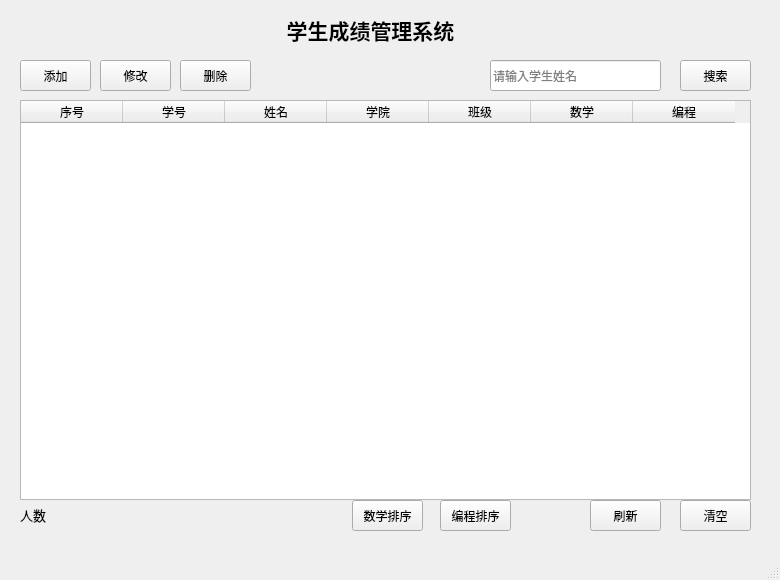
<?xml version="1.0" encoding="UTF-8"?>
<ui version="4.0">
 <class>MainWindow</class>
 <widget class="QMainWindow" name="MainWindow">
  <property name="geometry">
   <rect>
    <x>0</x>
    <y>0</y>
    <width>780</width>
    <height>580</height>
   </rect>
  </property>
  <property name="minimumSize">
   <size>
    <width>780</width>
    <height>580</height>
   </size>
  </property>
  <property name="maximumSize">
   <size>
    <width>780</width>
    <height>580</height>
   </size>
  </property>
  <property name="windowTitle">
   <string>学生成绩管理系统</string>
  </property>
  <property name="windowIcon">
   <iconset resource="res.qrc">
    <normaloff>:/Resource/icon.ico</normaloff>:/Resource/icon.ico</iconset>
  </property>
  <property name="styleSheet">
   <string notr="true"/>
  </property>
  <widget class="QWidget" name="centralwidget">
   <widget class="QLabel" name="label">
    <property name="geometry">
     <rect>
      <x>250</x>
      <y>10</y>
      <width>241</width>
      <height>41</height>
     </rect>
    </property>
    <property name="text">
     <string>&lt;html&gt;&lt;head/&gt;&lt;body&gt;&lt;p&gt;&lt;span style=&quot; font-size:16pt; font-weight:700;&quot;&gt;学生成绩管理系统&lt;/span&gt;&lt;/p&gt;&lt;/body&gt;&lt;/html&gt;</string>
    </property>
    <property name="alignment">
     <set>Qt::AlignCenter</set>
    </property>
   </widget>
   <widget class="QStackedWidget" name="stackedWidget">
    <property name="geometry">
     <rect>
      <x>0</x>
      <y>50</y>
      <width>841</width>
      <height>511</height>
     </rect>
    </property>
    <property name="styleSheet">
     <string notr="true">background image(:/Resource/background.png)</string>
    </property>
    <property name="currentIndex">
     <number>1</number>
    </property>
    <widget class="QWidget" name="page"/>
    <widget class="QWidget" name="page_2">
     <widget class="QTableWidget" name="tableWidget">
      <property name="geometry">
       <rect>
        <x>20</x>
        <y>50</y>
        <width>731</width>
        <height>400</height>
       </rect>
      </property>
      <property name="styleSheet">
       <string notr="true"/>
      </property>
      <attribute name="horizontalHeaderDefaultSectionSize">
       <number>102</number>
      </attribute>
      <column>
       <property name="text">
        <string>序号</string>
       </property>
      </column>
      <column>
       <property name="text">
        <string>学号</string>
       </property>
      </column>
      <column>
       <property name="text">
        <string>姓名</string>
       </property>
      </column>
      <column>
       <property name="text">
        <string>学院</string>
       </property>
      </column>
      <column>
       <property name="text">
        <string>班级</string>
       </property>
      </column>
      <column>
       <property name="text">
        <string>数学</string>
       </property>
      </column>
      <column>
       <property name="text">
        <string>编程</string>
       </property>
      </column>
     </widget>
     <widget class="QLineEdit" name="le_search">
      <property name="geometry">
       <rect>
        <x>490</x>
        <y>10</y>
        <width>171</width>
        <height>31</height>
       </rect>
      </property>
      <property name="placeholderText">
       <string>请输入学生姓名</string>
      </property>
     </widget>
     <widget class="QPushButton" name="btn_search">
      <property name="geometry">
       <rect>
        <x>680</x>
        <y>10</y>
        <width>71</width>
        <height>31</height>
       </rect>
      </property>
      <property name="text">
       <string>搜索</string>
      </property>
     </widget>
     <widget class="QPushButton" name="btn_addstu">
      <property name="geometry">
       <rect>
        <x>20</x>
        <y>10</y>
        <width>71</width>
        <height>31</height>
       </rect>
      </property>
      <property name="text">
       <string>添加</string>
      </property>
     </widget>
     <widget class="QPushButton" name="btn_update">
      <property name="geometry">
       <rect>
        <x>100</x>
        <y>10</y>
        <width>71</width>
        <height>31</height>
       </rect>
      </property>
      <property name="text">
       <string>修改</string>
      </property>
     </widget>
     <widget class="QPushButton" name="btn_del">
      <property name="geometry">
       <rect>
        <x>180</x>
        <y>10</y>
        <width>71</width>
        <height>31</height>
       </rect>
      </property>
      <property name="text">
       <string>删除</string>
      </property>
     </widget>
     <widget class="QLabel" name="label_stunum">
      <property name="geometry">
       <rect>
        <x>20</x>
        <y>450</y>
        <width>91</width>
        <height>31</height>
       </rect>
      </property>
      <property name="text">
       <string>&lt;html&gt;&lt;head/&gt;&lt;body&gt;&lt;p&gt;&lt;span style=&quot; font-size:10pt;&quot;&gt;人数&lt;/span&gt;&lt;/p&gt;&lt;/body&gt;&lt;/html&gt;</string>
      </property>
     </widget>
     <widget class="QPushButton" name="btn_cleanup">
      <property name="geometry">
       <rect>
        <x>680</x>
        <y>450</y>
        <width>71</width>
        <height>31</height>
       </rect>
      </property>
      <property name="text">
       <string>清空</string>
      </property>
     </widget>
     <widget class="QPushButton" name="reflash">
      <property name="geometry">
       <rect>
        <x>590</x>
        <y>450</y>
        <width>71</width>
        <height>31</height>
       </rect>
      </property>
      <property name="text">
       <string>刷新</string>
      </property>
     </widget>
     <widget class="QPushButton" name="btn_prosort">
      <property name="geometry">
       <rect>
        <x>440</x>
        <y>450</y>
        <width>71</width>
        <height>31</height>
       </rect>
      </property>
      <property name="text">
       <string>编程排序</string>
      </property>
     </widget>
     <widget class="QPushButton" name="btn_mathsort">
      <property name="geometry">
       <rect>
        <x>352</x>
        <y>450</y>
        <width>71</width>
        <height>31</height>
       </rect>
      </property>
      <property name="text">
       <string>数学排序</string>
      </property>
     </widget>
    </widget>
   </widget>
  </widget>
  <widget class="QMenuBar" name="menubar">
   <property name="geometry">
    <rect>
     <x>0</x>
     <y>0</y>
     <width>780</width>
     <height>25</height>
    </rect>
   </property>
  </widget>
  <widget class="QStatusBar" name="statusbar"/>
  <action name="action">
   <property name="text">
    <string/>
   </property>
  </action>
 </widget>
 <resources>
  <include location="res.qrc"/>
 </resources>
 <connections/>
</ui>
